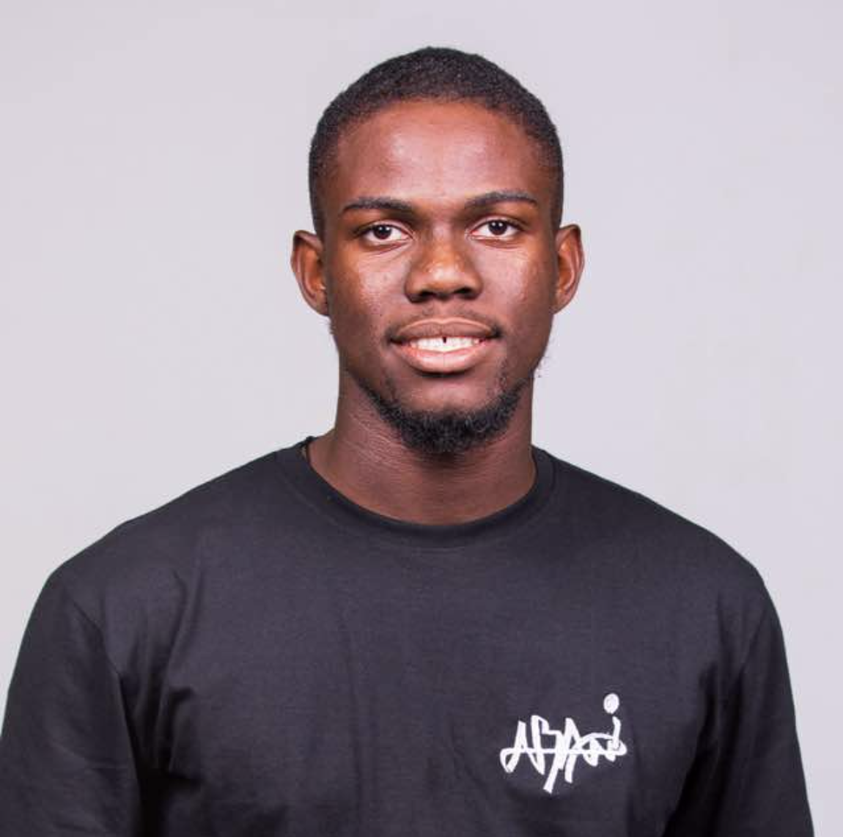
#> input picture week-1/img/chudi.png, 843 x 837 px, shrunk from 1150 x 1142 before the run
$ jupyter execute practice-2.ipynb
#> lines starting #> are read from the running program, lines starting #| are printed output that depends on the picture
#### Practice 2: Reading image in grayscale mode

[cell 1]
# Import OpenCV Library
import cv2

# Include path to image
path = 'img/chudi.png'

# Read the image in grayscale mode
img = cv2.imread(path, 0)
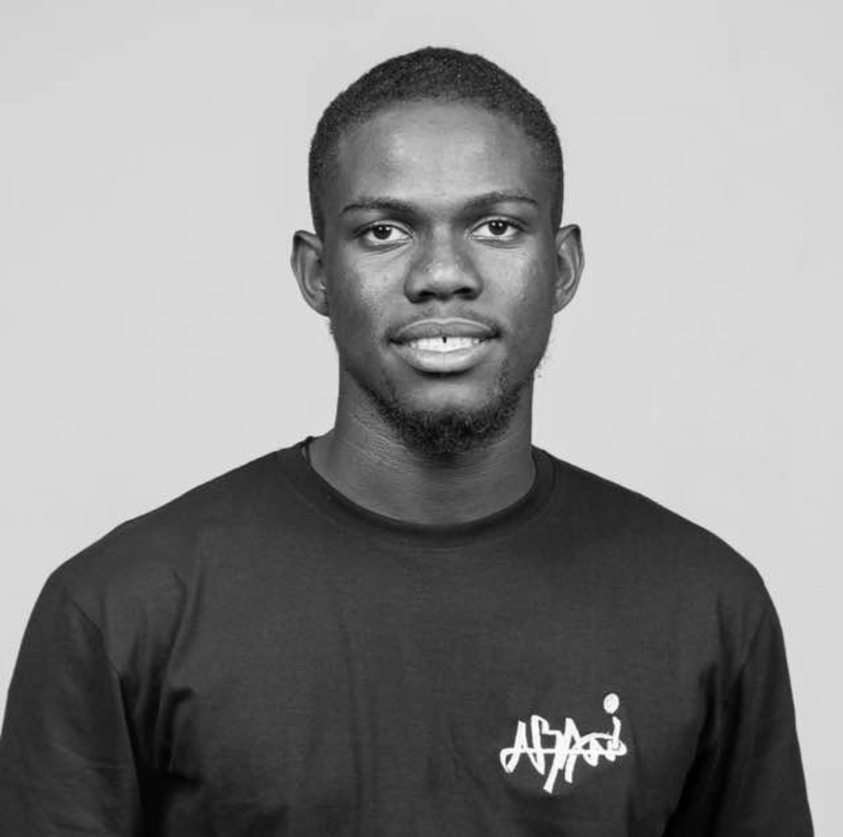
#> img: shape (837, 843); min 0, max 255, mean 140.7

# Name the window in which the image would be displayed
window_name = 'Chukwudi Ofoma'

# Display the image
cv2.imshow(window_name, img)

# Hold the window
cv2.waitKey(0)

# Remove created GUI window from screen and memory
cv2.destroyAllWindows()


$ run again, with week-1/img/lagos.jpg saved as week-1/img/chudi.png
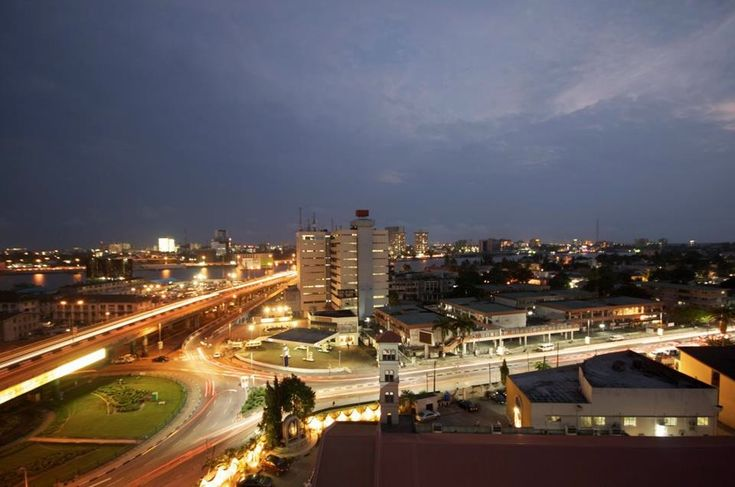
#> input picture week-1/img/lagos.jpg, 735 x 487 px
#> `img = cv2.imread(path, 0)`:
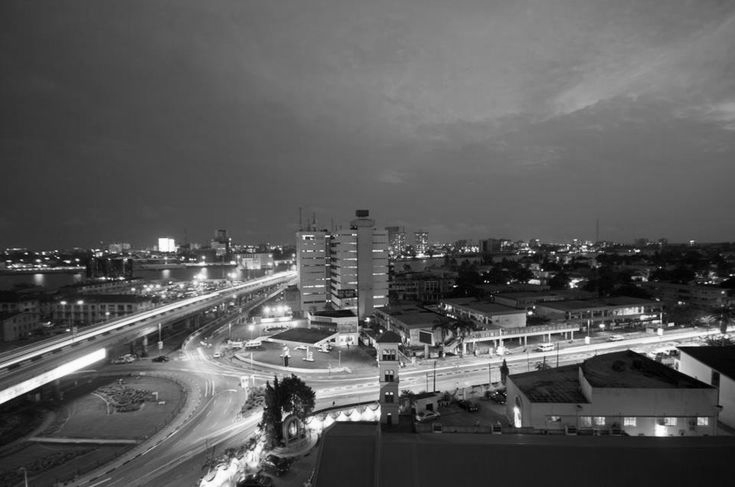
#> img: shape (487, 735); min 0, max 254, mean 91.6
